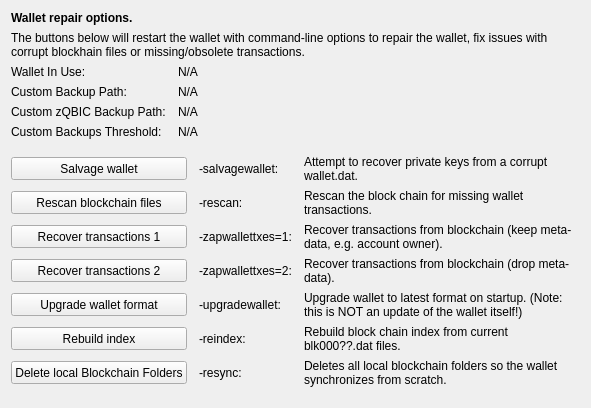
     <widget class="QWidget" name="tab_repair">
      <attribute name="title">
       <string>&amp;Wallet Repair</string>
      </attribute>
      <layout class="QGridLayout" name="gridLayout_4" columnstretch="0,0,0,0">
       <property name="horizontalSpacing">
        <number>12</number>
       </property>
       <item row="0" column="0" colspan="4">
        <widget class="QLabel" name="label_repair_header">
         <property name="font">
          <font>
           <weight>75</weight>
           <bold>true</bold>
          </font>
         </property>
         <property name="text">
          <string>Wallet repair options.</string>
         </property>
        </widget>
       </item>
       <item row="1" column="0" colspan="4">
        <widget class="QLabel" name="label_repair_helptext">
         <property name="font">
          <font>
           <weight>50</weight>
           <bold>false</bold>
          </font>
         </property>
         <property name="text">
          <string>The buttons below will restart the wallet with command-line options to repair the wallet, fix issues with corrupt blockhain files or missing/obsolete transactions.</string>
         </property>
         <property name="wordWrap">
          <bool>true</bool>
         </property>
        </widget>
       </item>
       <item row="2" column="0">
        <widget class="QLabel" name="wallet_path_label">
         <property name="text">
          <string>Wallet In Use:</string>
         </property>
        </widget>
       </item>
       <item row="2" column="1" colspan="3">
        <widget class="QLabel" name="wallet_path">
         <property name="cursor">
          <cursorShape>IBeamCursor</cursorShape>
         </property>
         <property name="text">
          <string>N/A</string>
         </property>
         <property name="textFormat">
          <enum>Qt::PlainText</enum>
         </property>
         <property name="textInteractionFlags">
          <set>Qt::LinksAccessibleByMouse|Qt::TextSelectableByKeyboard|Qt::TextSelectableByMouse</set>
         </property>
        </widget>
       </item>
       <item row="3" column="0">
        <widget class="QLabel" name="wallet_custombackuppath_label">
         <property name="text">
          <string>Custom Backup Path:</string>
         </property>
         <property name="visible">
          <bool>false</bool>
         </property>
        </widget>
       </item>
       <item row="3" column="1" colspan="3">
        <widget class="QLabel" name="wallet_custombackuppath">
         <property name="cursor">
          <cursorShape>IBeamCursor</cursorShape>
         </property>
         <property name="text">
          <string>N/A</string>
         </property>
         <property name="textFormat">
          <enum>Qt::PlainText</enum>
         </property>
         <property name="textInteractionFlags">
          <set>Qt::LinksAccessibleByMouse|Qt::TextSelectableByKeyboard|Qt::TextSelectableByMouse</set>
         </property>
         <property name="visible">
          <bool>false</bool>
         </property>
        </widget>
       </item>
       <item row="4" column="0">
        <widget class="QLabel" name="wallet_customzpivbackuppath_label">
         <property name="text">
          <string>Custom zQBIC Backup Path:</string>
         </property>
         <property name="visible">
          <bool>false</bool>
         </property>
        </widget>
       </item>
       <item row="4" column="1" colspan="3">
        <widget class="QLabel" name="wallet_customzpivbackuppath">
         <property name="cursor">
          <cursorShape>IBeamCursor</cursorShape>
         </property>
         <property name="text">
          <string>N/A</string>
         </property>
         <property name="textFormat">
          <enum>Qt::PlainText</enum>
         </property>
         <property name="textInteractionFlags">
          <set>Qt::LinksAccessibleByMouse|Qt::TextSelectableByKeyboard|Qt::TextSelectableByMouse</set>
         </property>
         <property name="visible">
          <bool>false</bool>
         </property>
        </widget>
       </item>
       <item row="5" column="0">
        <widget class="QLabel" name="wallet_custombackupthreshold_label">
         <property name="text">
          <string>Custom Backups Threshold:</string>
         </property>
         <property name="visible">
          <bool>false</bool>
         </property>
        </widget>
       </item>
       <item row="5" column="1" colspan="3">
        <widget class="QLabel" name="wallet_custombackupthreshold">
         <property name="cursor">
          <cursorShape>IBeamCursor</cursorShape>
         </property>
         <property name="text">
          <string>N/A</string>
         </property>
         <property name="textFormat">
          <enum>Qt::PlainText</enum>
         </property>
         <property name="textInteractionFlags">
          <set>Qt::LinksAccessibleByMouse|Qt::TextSelectableByKeyboard|Qt::TextSelectableByMouse</set>
         </property>
         <property name="visible">
          <bool>false</bool>
         </property>
        </widget>
       </item>
       <item row="6" column="0">
        <spacer name="verticalSpacer_repair1">
         <property name="orientation">
          <enum>Qt::Vertical</enum>
         </property>
         <property name="sizeHint" stdset="0">
          <size>
           <width>10</width>
           <height>10</height>
          </size>
         </property>
        </spacer>
       </item>
       <item row="7" column="0" colspan="2">
        <widget class="QPushButton" name="btn_salvagewallet">
         <property name="minimumSize">
          <size>
           <width>100</width>
           <height>23</height>
          </size>
         </property>
         <property name="text">
          <string>Salvage wallet</string>
         </property>
        </widget>
       </item>
       <item row="7" column="2">
        <widget class="QLabel" name="label_repair_salvage_command">
         <property name="text">
          <string notr="true">-salvagewallet:</string>
         </property>
        </widget>
       </item>
       <item row="7" column="3">
        <widget class="QLabel" name="label_repair_salvage">
         <property name="text">
          <string>Attempt to recover private keys from a corrupt wallet.dat.</string>
         </property>
         <property name="wordWrap">
          <bool>true</bool>
         </property>
        </widget>
       </item>
       <item row="8" column="0" colspan="2">
        <widget class="QPushButton" name="btn_rescan">
         <property name="minimumSize">
          <size>
           <width>100</width>
           <height>23</height>
          </size>
         </property>
         <property name="text">
          <string>Rescan blockchain files</string>
         </property>
        </widget>
       </item>
       <item row="8" column="2">
        <widget class="QLabel" name="label_repair_rescan_command">
         <property name="text">
          <string notr="true">-rescan:</string>
         </property>
        </widget>
       </item>
       <item row="8" column="3">
        <widget class="QLabel" name="label_repair_rescan">
         <property name="text">
          <string>Rescan the block chain for missing wallet transactions.</string>
         </property>
         <property name="wordWrap">
          <bool>true</bool>
         </property>
        </widget>
       </item>
       <item row="9" column="0" colspan="2">
        <widget class="QPushButton" name="btn_zapwallettxes1">
         <property name="minimumSize">
          <size>
           <width>100</width>
           <height>23</height>
          </size>
         </property>
         <property name="text">
          <string>Recover transactions 1</string>
         </property>
        </widget>
       </item>
       <item row="9" column="2">
        <widget class="QLabel" name="label_repair_zap1_command">
         <property name="text">
          <string notr="true">-zapwallettxes=1:</string>
         </property>
        </widget>
       </item>
       <item row="9" column="3">
        <widget class="QLabel" name="label_repair_zap1">
         <property name="text">
          <string>Recover transactions from blockchain (keep meta-data, e.g. account owner).</string>
         </property>
         <property name="wordWrap">
          <bool>true</bool>
         </property>
        </widget>
       </item>
       <item row="10" column="0" colspan="2">
        <widget class="QPushButton" name="btn_zapwallettxes2">
         <property name="minimumSize">
          <size>
           <width>100</width>
           <height>23</height>
          </size>
         </property>
         <property name="text">
          <string>Recover transactions 2</string>
         </property>
        </widget>
       </item>
       <item row="10" column="2">
        <widget class="QLabel" name="label_repair_zap2_command">
         <property name="text">
          <string notr="true">-zapwallettxes=2:</string>
         </property>
        </widget>
       </item>
       <item row="10" column="3">
        <widget class="QLabel" name="label_repair_zap2">
         <property name="text">
          <string>Recover transactions from blockchain (drop meta-data).</string>
         </property>
         <property name="wordWrap">
          <bool>true</bool>
         </property>
        </widget>
       </item>
       <item row="11" column="0" colspan="2">
        <widget class="QPushButton" name="btn_upgradewallet">
         <property name="minimumSize">
          <size>
           <width>100</width>
           <height>23</height>
          </size>
         </property>
         <property name="text">
          <string>Upgrade wallet format</string>
         </property>
        </widget>
       </item>
       <item row="11" column="2">
        <widget class="QLabel" name="label_repair_upgrade_command">
         <property name="text">
          <string notr="true">-upgradewallet:</string>
         </property>
        </widget>
       </item>
       <item row="11" column="3">
        <widget class="QLabel" name="label_repair_upgrade">
         <property name="text">
          <string>Upgrade wallet to latest format on startup. (Note: this is NOT an update of the wallet itself!)</string>
         </property>
         <property name="wordWrap">
          <bool>true</bool>
         </property>
        </widget>
       </item>
       <item row="12" column="0" colspan="2">
        <widget class="QPushButton" name="btn_reindex">
         <property name="minimumSize">
          <size>
           <width>100</width>
           <height>23</height>
          </size>
         </property>
         <property name="text">
          <string>Rebuild index</string>
         </property>
        </widget>
       </item>
       <item row="12" column="2">
        <widget class="QLabel" name="label_repair_reindex_command">
         <property name="text">
          <string notr="true">-reindex:</string>
         </property>
        </widget>
       </item>
       <item row="12" column="3">
        <widget class="QLabel" name="label_repair_reindex">
         <property name="text">
          <string>Rebuild block chain index from current blk000??.dat files.</string>
         </property>
         <property name="wordWrap">
          <bool>true</bool>
         </property>
        </widget>
       </item>
       <item row="13" column="0" colspan="2">
        <widget class="QPushButton" name="btn_resync">
         <property name="minimumSize">
          <size>
           <width>100</width>
           <height>23</height>
          </size>
         </property>
         <property name="text">
          <string>Delete local Blockchain Folders</string>
         </property>
        </widget>
       </item>
       <item row="13" column="2">
        <widget class="QLabel" name="label_repair_resync_command">
         <property name="text">
          <string>-resync:</string>
         </property>
        </widget>
       </item>
       <item row="13" column="3">
        <widget class="QLabel" name="label_repair_resync">
         <property name="text">
          <string>Deletes all local blockchain folders so the wallet synchronizes from scratch.</string>
         </property>
         <property name="wordWrap">
          <bool>true</bool>
         </property>
        </widget>
       </item>
       <item row="14" column="0">
        <spacer name="verticalSpacer_repair2">
         <property name="orientation">
          <enum>Qt::Vertical</enum>
         </property>
         <property name="sizeHint" stdset="0">
          <size>
           <width>20</width>
           <height>10</height>
          </size>
         </property>
        </spacer>
       </item>
      </layout>
     </widget>
